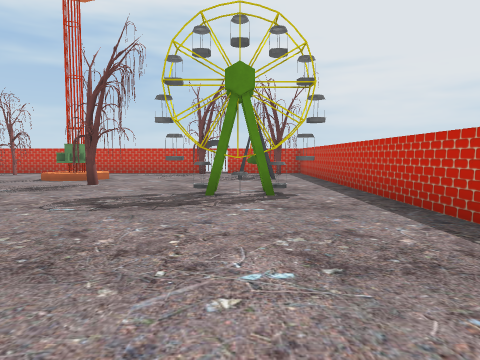
View 1 (above)

24 first-person views from a walk through a 3-D level made in the Unity game engine. The camera is 1.4 m above the floor, tilts 4° down and sees 70° across. The floor is counted in squares, 2 m on a side. Each view is taken from the middle of a square. On the plan, view 1 faces up. The plan holds only what a view shows up to about 11 squares ahead; the rest is blank. The player character is not drawn. Door leaves are left out, so doorways stand open. Some surface patterns are stand-ins.

View 2
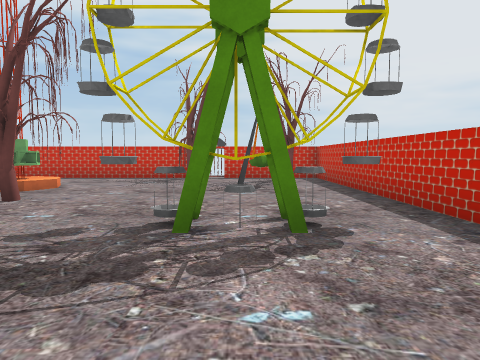

View 3
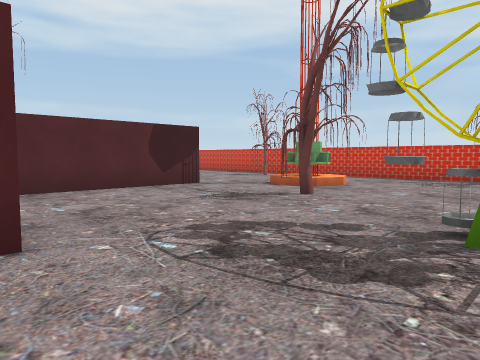

View 4
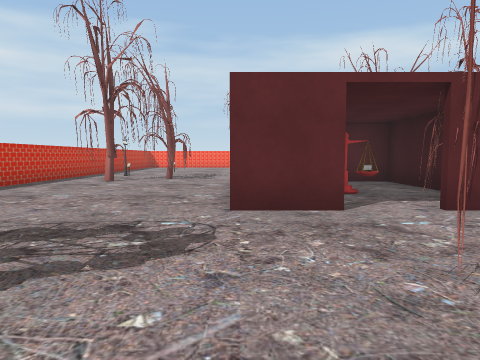

View 5
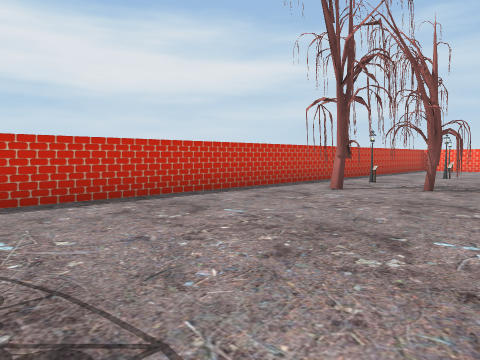

View 6
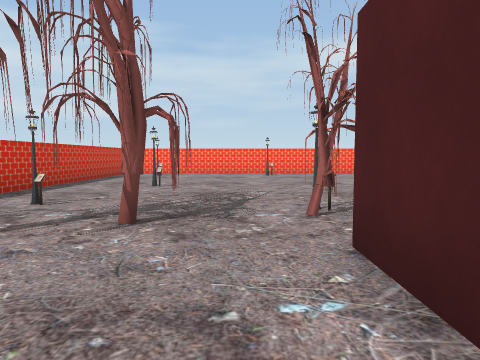

View 7
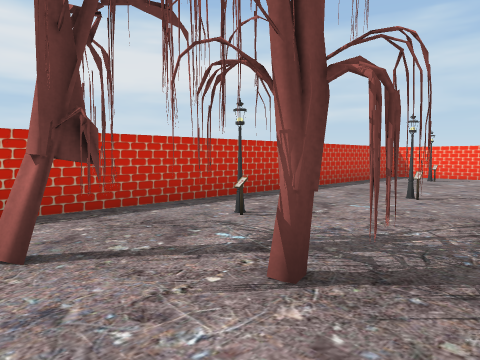

View 8
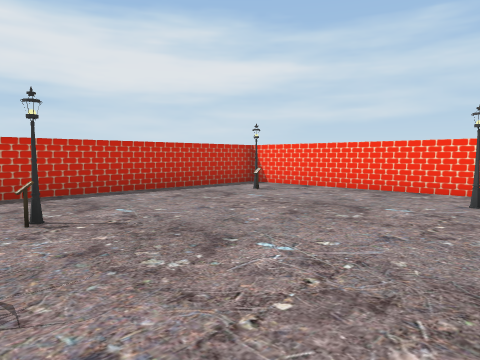

View 9
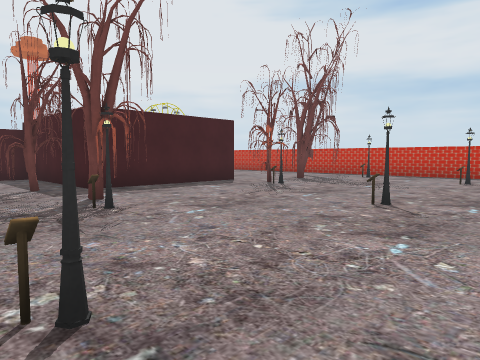

View 10
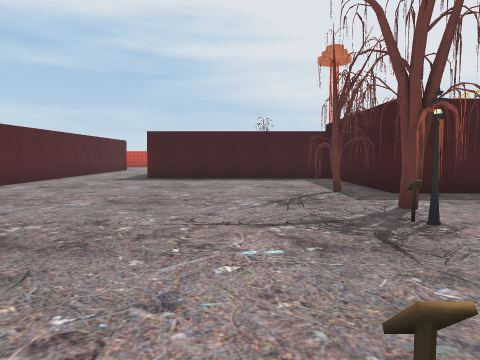

View 11
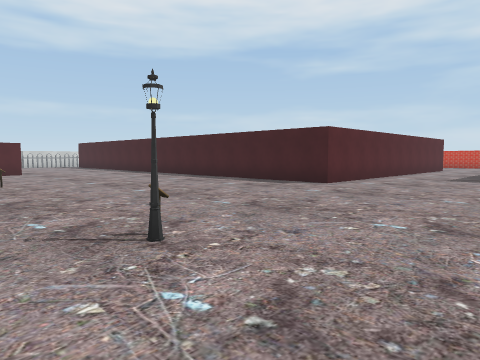

View 12
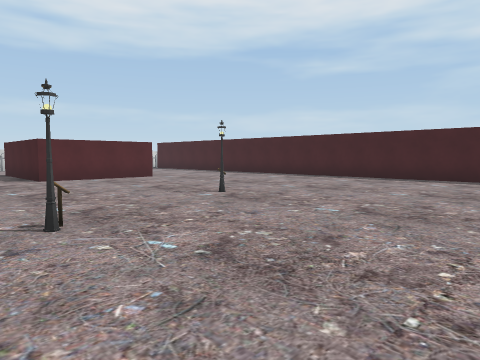

View 13
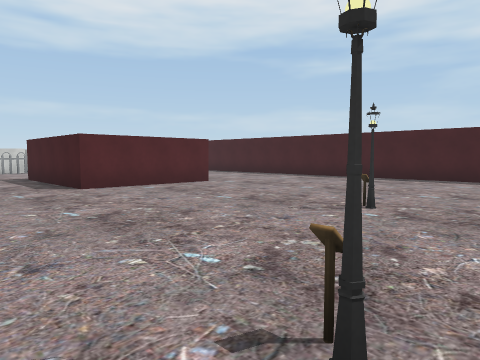

View 14
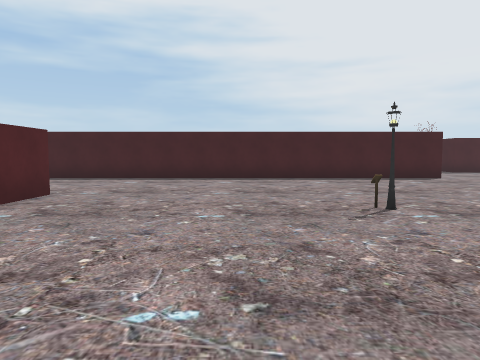

View 15
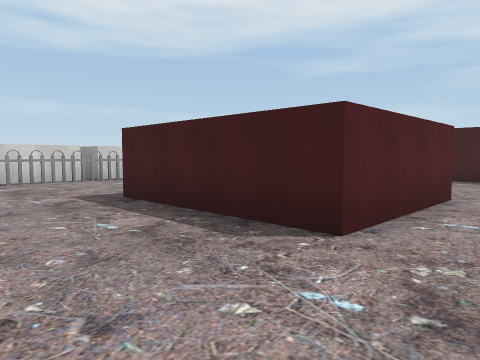

View 16
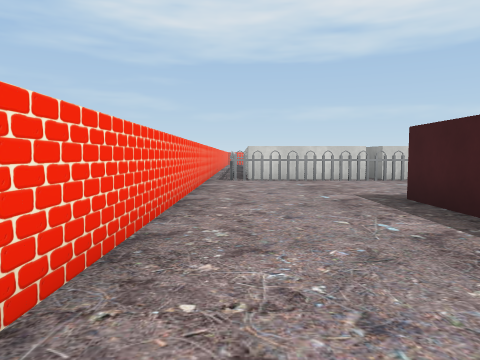

View 17
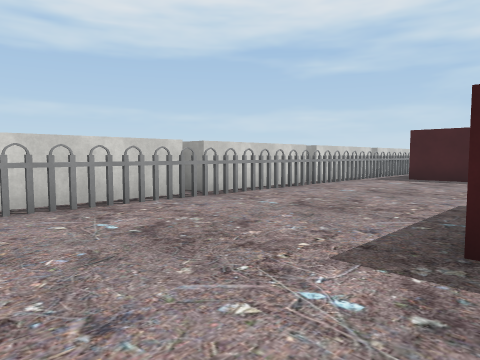

View 18
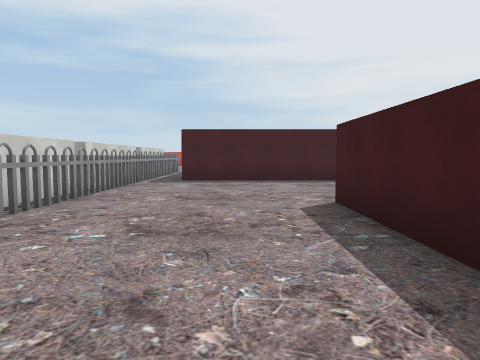

View 19
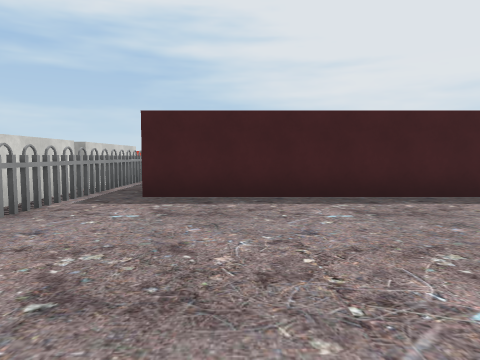

View 20
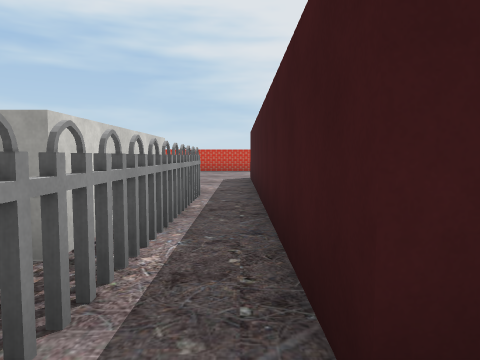

View 21
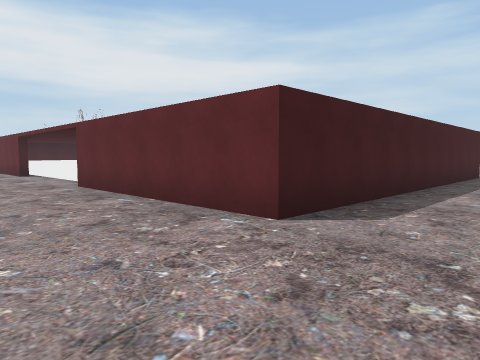

View 22
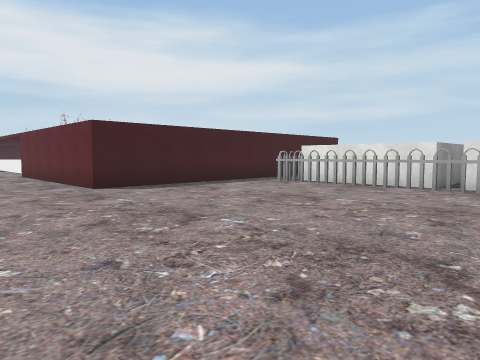

View 23
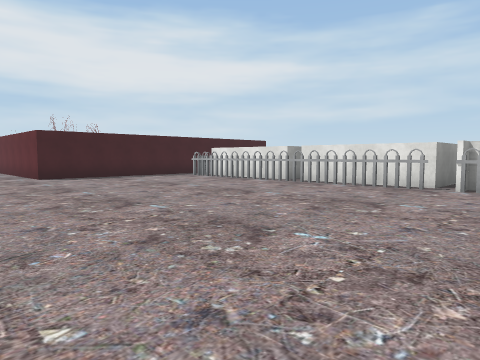

View 24
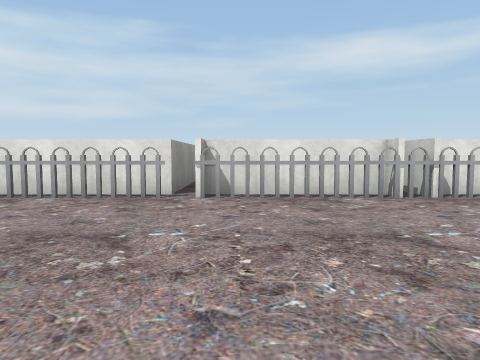

### Floor plan
Points are (right, up) in squares from view 1. A wall is a line through its corners. A room is listed if a view was taken in it or the views show most of it. See-through windows are left out.
Room 1 (views 1, 2, 3, 4, 5, 6, 7, 8, 9, 10, 11, 12, 13, 14, 15, 16, 17, 18, 19, 20)
walls: (-15.6, 3.1) (-15.6, -1.2) (-32.7, -1.2); (-7.1, 1.1) (-7.1, -1.5) (-5.9, -1.5); (-7.1, 2.6) (-12.9, 2.6); (-2.9, -0.1) (-2.9, -1.6) (-7.1, -1.6) (-7.1, 2.4); (-4.4, 3.6) (-2.9, 3.6); (-25.5, -5.8) (-25.5, -9.3) (-29.6, -9.3); (-7.1, 8.6) (-7.1, 4.5); (-2.8, -13) (2.5, -13) (2.5, 14) (-0.5, 14); (-4.6, 10) (-5.3, 10.3); (-4.4, 10.5) (-4.6, 10.1) (-5, 9.9) (-5.4, 10.1); (-29.5, -9) (-29.5, -5.8); (-1.6, 14) (-5.5, 14); (-34.6, -7.7) (-35.4, -7.7); (-34.8, -13) (-25.2, -13)
low walls: (-4.5, 9.7) (-5, 9.5) (-5.5, 9.7)
ways out: opening at (-33.5, -1) to room 2; opening at (-6, 9.5) to room 2; opening at (-5, 12.5) to room 2; open door at (-27.5, -8); gap at (2, -2)
objects: other object (-35, -12); other object (-34, -12); fence (-34, -11); fence (-34, -10); fence (-34, -9); fence (-34, -8); fence (-34, -7); fence (-34, -6); fence (-34, -5); fence (-34, -4); fence (-34, -3); fence (-34, -2); fence (-34, -1); lamp (-20, -7); lamp (-19, -11); lamp (-14, -7); lamp (-10, -7); tree (-8, -4); tree (-8, -2) to (-8, -1); lamp (-7, -4); tree (-6, 3); lamp (-5, -7); other object (-5, 1); tree (-4, 8) to (-3, 9); lamp (-3, -11); tree (-3, -3); lamp (-2, -3); tree (-2, 13); tree (-1, -3) to (0, -3); other object (-1, 6) to (1, 7); other object (-1, 14); lamp (0, -7); other object (0, 10) to (1, 11); lamp (1, -11); lamp (1, -4); tree (1, -2); tree (1, 13)
Room 2 (views 21, 22, 23, 24)
walls: (-32.7, -1.2) (-32.7, 9.1) (-26.8, 9.1); (-5.5, 14) (-7.2, 14)
low walls: (-25.1, 8.5) (-23, 8.5)
ways out: opening at (-33.5, -1) to room 1; opening at (-6, 9.5) to room 1; opening at (-5, 12.5) to room 1; opening at (-42, 3); opening at (-38, 1.5)
objects: fence (-47, 4); fence (-46, 4); fence (-45, 4); fence (-44, 4); fence (-43, 4); fence (-41, 4); fence (-40, 4); fence (-39, 4); fence (-38, 4); fence (-37, 4); fence (-36, 4); fence (-35, 4); fence (-34, 0); fence (-34, 1); fence (-34, 2); fence (-34, 3); fence (-34, 4)

Positions as (right, up) in squares from view 1, and headings:
1: (0, 0), facing up
2: (0, 3), facing up
3: (0, 3), facing up-left
4: (-3, 8), facing down
5: (-3, 5), facing down-right
6: (-2, 1), facing down
7: (-2, -1), facing down-right
8: (-4, -6), facing down-right
9: (-10, -9), facing up-right
10: (-10, -8), facing up
11: (-11, -9), facing up-left
12: (-15, -12), facing up-left
13: (-18, -12), facing up-left
14: (-22, -12), facing up
15: (-24, -12), facing up-left
16: (-24, -12), facing left
17: (-29, -12), facing up-left
18: (-31, -11), facing up
19: (-31, -7), facing up
20: (-33, -2), facing up
21: (-35, 12), facing down-right
22: (-40, 12), facing down-right
23: (-44, 12), facing down-right
24: (-43, 10), facing down
